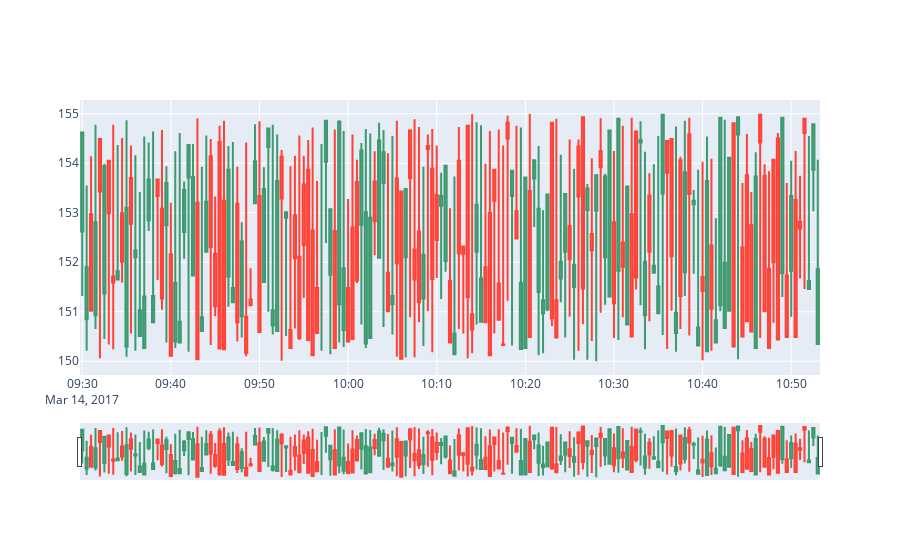

Source (notebook cell):
### Code cell
fig = go.Figure(data=[go.Candlestick(x=result_as_pandas.index,
                open=result_as_pandas['first(price)'],
                high=result_as_pandas['max(price)'],
                low=result_as_pandas['min(price)'],
                close=result_as_pandas['last(price)'])])

fig.show()

### Figure 1 — Plotly figure (JSON) as saved in the notebook; plotly's stock layout.template omitted (floating-point values rounded to 4 significant figures; data arrays with more than 128 entries replaced by an {"elided": "..."} marker saying what was removed)
{"data": [{"close": {"elided": "167 float values"}, "high": {"elided": "167 float values"}, "low": {"elided": "167 float values"}, "open": {"elided": "167 float values"}, "type": "candlestick", "x": {"elided": "167 str values"}}], "layout": {}}
